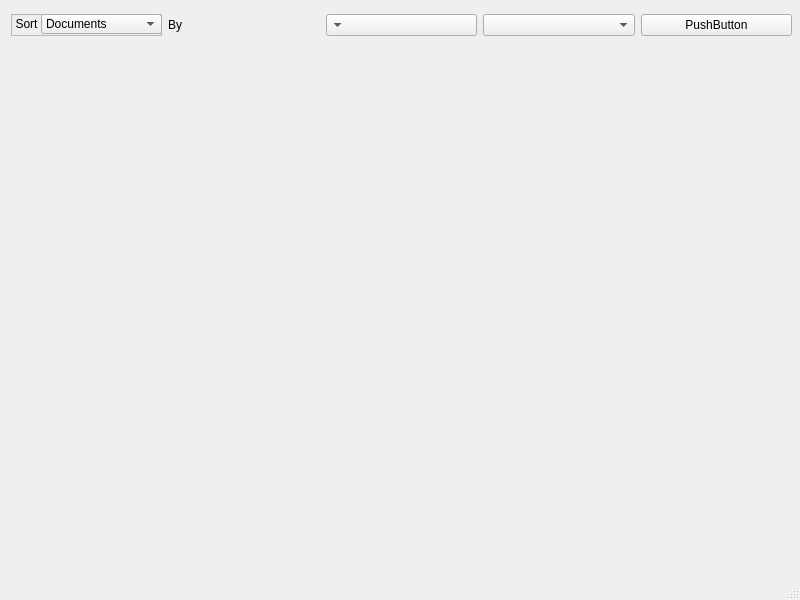
<?xml version="1.0" encoding="UTF-8"?>
<ui version="4.0">
 <class>MainWindow</class>
 <widget class="QMainWindow" name="MainWindow">
  <property name="geometry">
   <rect>
    <x>0</x>
    <y>0</y>
    <width>800</width>
    <height>600</height>
   </rect>
  </property>
  <property name="windowTitle">
   <string>MainWindow</string>
  </property>
  <widget class="QWidget" name="centralwidget">
   <widget class="QWidget" name="gridLayoutWidget">
    <property name="geometry">
     <rect>
      <x>11</x>
      <y>10</y>
      <width>781</width>
      <height>31</height>
     </rect>
    </property>
    <layout class="QGridLayout" name="gridLayout">
     <item row="0" column="0">
      <widget class="QFrame" name="frame">
       <property name="frameShape">
        <enum>QFrame::Shape::StyledPanel</enum>
       </property>
       <property name="frameShadow">
        <enum>QFrame::Shadow::Raised</enum>
       </property>
       <widget class="QLabel" name="label">
        <property name="geometry">
         <rect>
          <x>0</x>
          <y>0</y>
          <width>31</width>
          <height>19</height>
         </rect>
        </property>
        <property name="autoFillBackground">
         <bool>false</bool>
        </property>
        <property name="lineWidth">
         <number>0</number>
        </property>
        <property name="text">
         <string>Sort</string>
        </property>
        <property name="textFormat">
         <enum>Qt::TextFormat::MarkdownText</enum>
        </property>
        <property name="alignment">
         <set>Qt::AlignmentFlag::AlignCenter</set>
        </property>
        <property name="wordWrap">
         <bool>false</bool>
        </property>
       </widget>
       <widget class="QComboBox" name="comboBox">
        <property name="geometry">
         <rect>
          <x>30</x>
          <y>0</y>
          <width>121</width>
          <height>20</height>
         </rect>
        </property>
        <item>
         <property name="text">
          <string>Documents</string>
         </property>
        </item>
        <item>
         <property name="text">
          <string>Downloads</string>
         </property>
        </item>
       </widget>
      </widget>
     </item>
     <item row="0" column="3">
      <widget class="QComboBox" name="comboBox_3"/>
     </item>
     <item row="0" column="2">
      <widget class="QComboBox" name="comboBox_2">
       <property name="layoutDirection">
        <enum>Qt::LayoutDirection::RightToLeft</enum>
       </property>
       <property name="placeholderText">
        <string>Category and Topic</string>
       </property>
       <item>
        <property name="text">
         <string>class</string>
        </property>
       </item>
       <item>
        <property name="text">
         <string>name</string>
        </property>
       </item>
       <item>
        <property name="text">
         <string>course number</string>
        </property>
       </item>
       <item>
        <property name="text">
         <string>file type</string>
        </property>
       </item>
       <item>
        <property name="text">
         <string>custom</string>
        </property>
       </item>
      </widget>
     </item>
     <item row="0" column="1">
      <widget class="QLabel" name="label_2">
       <property name="text">
        <string>By</string>
       </property>
      </widget>
     </item>
     <item row="0" column="4">
      <widget class="QPushButton" name="pushButton_run">
       <property name="cursor">
        <cursorShape>BlankCursor</cursorShape>
       </property>
       <property name="text">
        <string>PushButton</string>
       </property>
      </widget>
     </item>
    </layout>
   </widget>
  </widget>
  <widget class="QMenuBar" name="menubar">
   <property name="geometry">
    <rect>
     <x>0</x>
     <y>0</y>
     <width>800</width>
     <height>18</height>
    </rect>
   </property>
  </widget>
  <widget class="QStatusBar" name="statusbar"/>
 </widget>
 <resources/>
 <connections/>
</ui>
